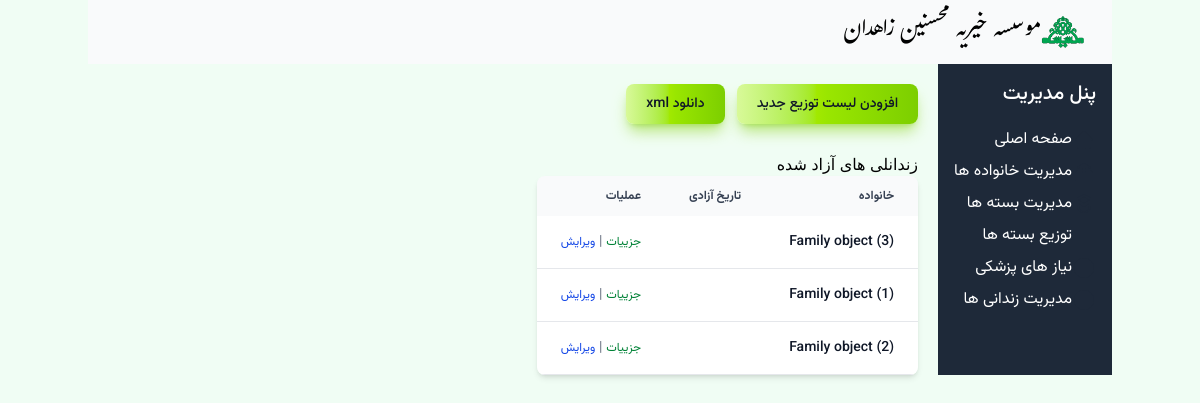
/inmaterelease/, run on an earlier commit of the app's database.
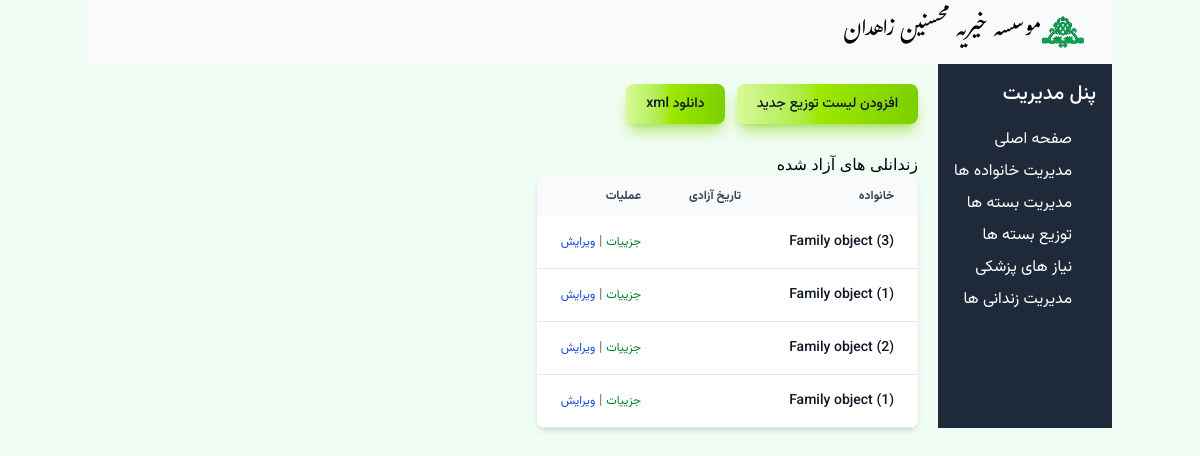
And on a later commit of the database.
### Mohsenin/models.py (models this page shows, shortened)
class InmateRelease(models.Model):
    family = models.ForeignKey(Family, on_delete=models.CASCADE)
    release_date = models.DateField()
    notes = models.TextField(blank=True, null=True)

class Family(models.Model):
    doc_code = models.IntegerField('شماره پرونده')
    need_level = models.IntegerField('سطح نیاز', default=1, choices=NEED_LEVEL_CHOICE)
    family_type = models.IntegerField('نوع نیازمندی', default=1, choices=FAMILY_TYPE_CHOICES)
    guardian = models.ForeignKey('Person', verbose_name='سرپرست خانوار', on_delete=models.SET_NULL, related_name='guardianship', null=True)
    address = models.CharField('آدرس',max_length=255)
    contact_number = models.CharField('شماره تماس',max_length=15, blank=True, null=True)
    postal_code = models.CharField('کدپستی',max_length=10, blank=True, null= True)
    distlist = models.ForeignKey(Dist, verbose_name='لیست توزیع',on_delete=models.SET_NULL, null=True)
    is_active = models.BooleanField('تحت پوشش',default=True)  # To track if the family is currently receiving support

### Mohsenin/views.py (the view)
# urls.py: path("inmaterelease/", views.InmateReleaseListView.as_view(), name="inmaterelease_list"),
class InmateReleaseListView(ListView):
    template_name = "InmateRelease/inmaterelease_list.html"
    model = InmateRelease
    context_object_name = "inmatereleases"
    def get(self, request):
        objects = InmateRelease.objects.all()
        for object_n in objects:
            object_n.release_date = conver_solar_date(object_n.release_date)
        context = {
            "inmatereleases": objects
        }
        return render(request, self.template_name, context)

### Mohsenin/views.py (called while the page is built)
def conver_solar_date(date):
    return jdatetime.datetime.fromgregorian(datetime=date).strftime("%Y/%m/%d")

### Mohsenin/templates/InmateRelease/inmaterelease_list.html
{% extends "base.html" %}
{% block content %}
<div class="py-5 vazir-medium no-print">
<button type="button" class="text-gray-900 bg-gradient-to-r from-lime-200 via-lime-400 to-lime-500 hover:bg-gradient-to-br focus:ring-4 focus:outline-none focus:ring-lime-300 dark:focus:ring-lime-800 shadow-lg shadow-lime-500/50 dark:shadow-lg dark:shadow-lime-800/80 font-medium rounded-lg text-sm px-5 py-2.5 text-center me-2 mb-2"><a href="{% url 'inmaterelease_create' %}">افزودن لیست توزیع جدید</a></button>
<button type="button" class="text-gray-900 bg-gradient-to-r from-lime-200 via-lime-400 to-lime-500 hover:bg-gradient-to-br focus:ring-4 focus:outline-none focus:ring-lime-300 dark:focus:ring-lime-800 shadow-lg shadow-lime-500/50 dark:shadow-lg dark:shadow-lime-800/80 font-medium rounded-lg text-sm px-5 py-2.5 text-center me-2 mb-2"><a href="{% url 'download_inmaterelease' %}">دانلود xml</a></button>
</div>
<h2>زندانلی های آزاد شده</h2>
<div class="relative overflow-x-auto shadow-md sm:rounded-lg">
<table class="w-full text-sm text-left rtl:text-right text-gray-500 dark:text-gray-400">
    <thead class="text-xs text-gray-700 uppercase bg-gray-50 dark:bg-gray-700 dark:text-gray-400">
    <tr class='vazir-semibold'>
        <th scope="col" class="px-6 py-3 text-end">خانواده</th>
        <th scope="col" class="px-6 py-3 text-right">تاریخ آزادی</th>
        <th scope="col" class="px-6 py-3 text-right">عملیات</th>
    </tr>
</thead>
<tbody>
    {% for inmaterelease in inmatereleases %}
    <tr class="bg-white border-b dark:bg-gray-800 dark:border-gray-700 border-gray-200 hover:bg-gray-50 dark:hover:bg-gray-600 vazir-normal">
        <th scope="row" class="px-6 py-4 font-medium text-gray-900 whitespace-nowrap dark:text-white">{{ inmaterelease.family }}</th>
        <td class="px-6 py-4">{{ inmaterelease.release_date }}</td>
        <td  class="px-6 py-4 no-print">
            <a href="{% url 'inmaterelease_detail' inmaterelease.pk %}" class="text-green-700 text-xs">جزییات</a> |
            <a href="{% url 'inmaterelease_update' inmaterelease.pk %}" class="text-blue-700 text-xs">ویرایش</a>
            </td>
    </tr>
    {% endfor %}
</tbody>
</table>
</div>
{% endblock %}

What changed in the data, as far as the page shows it:
added InmateRelease: family "Family object (1)"
